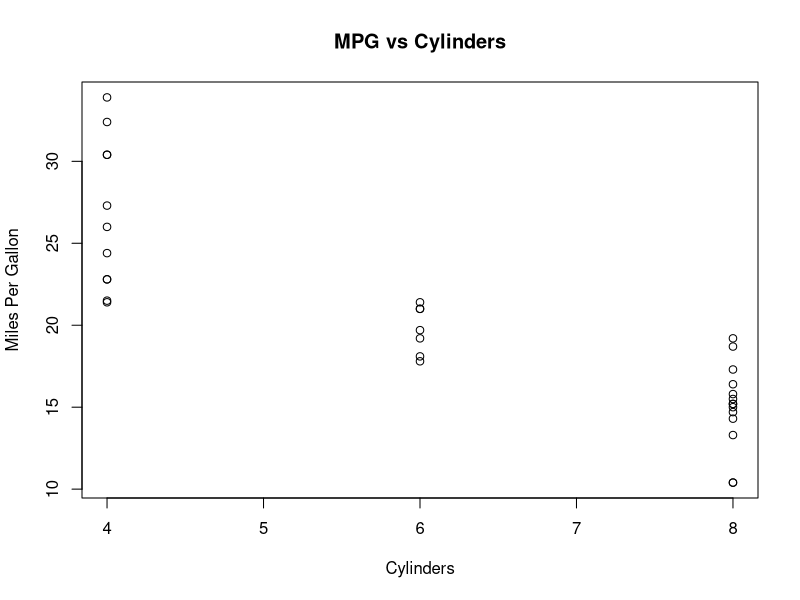
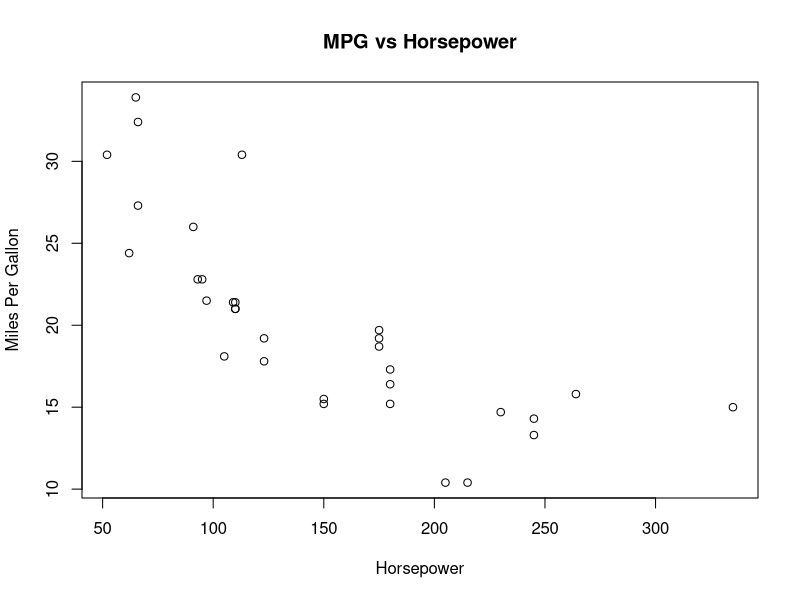
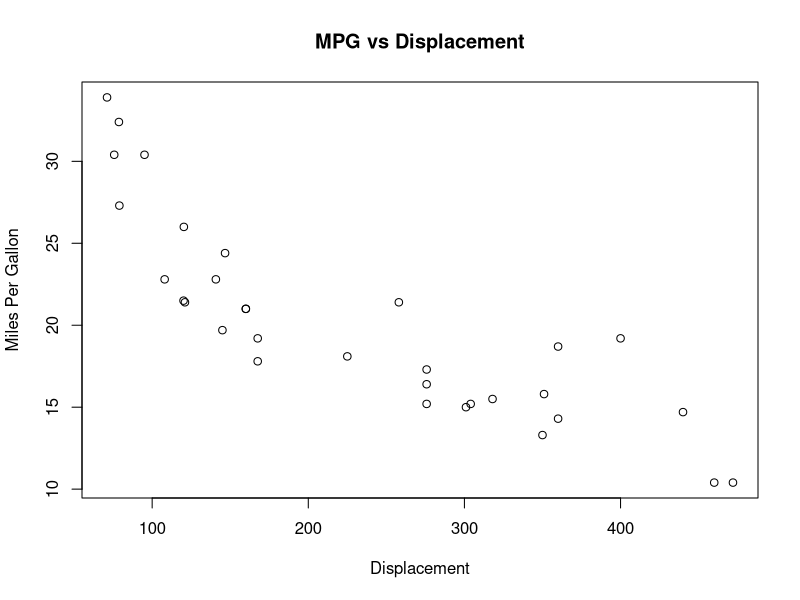
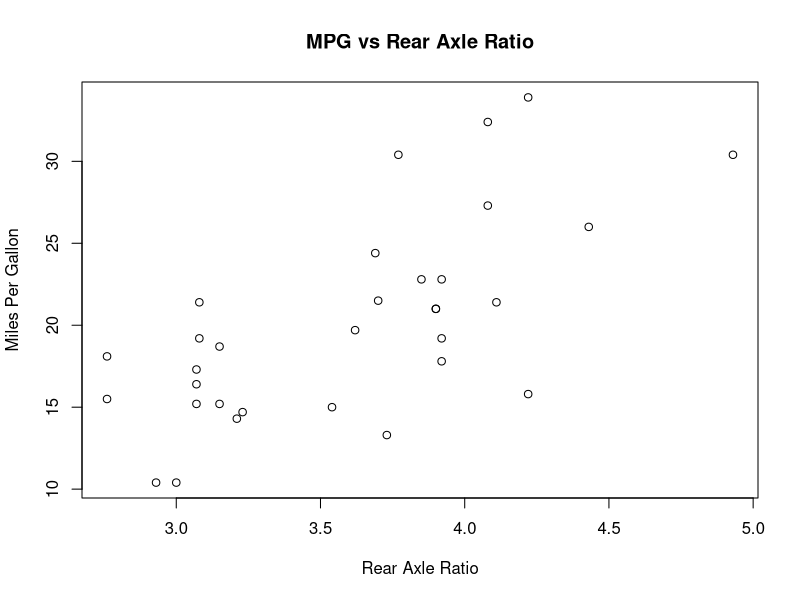
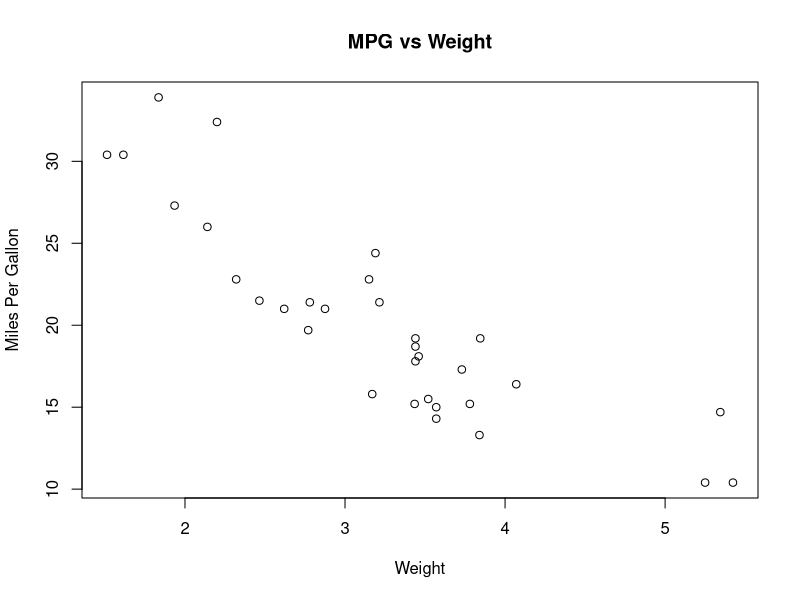
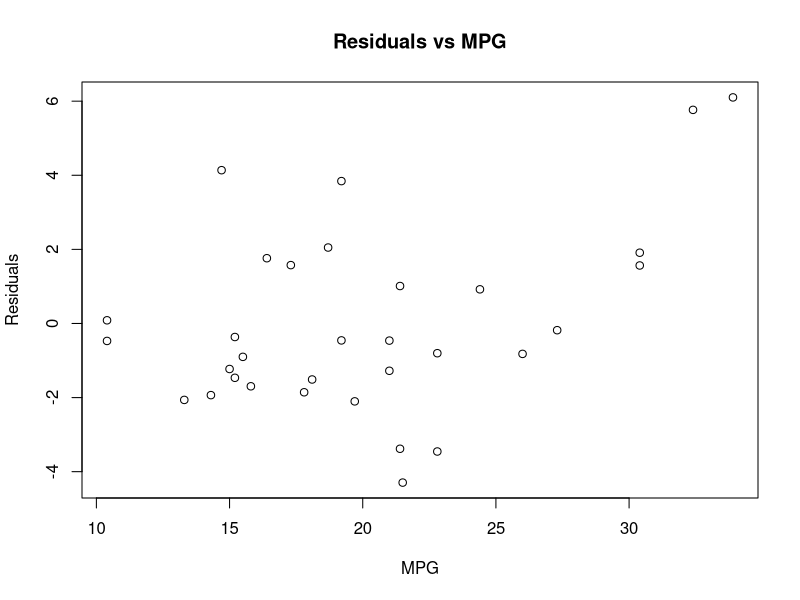
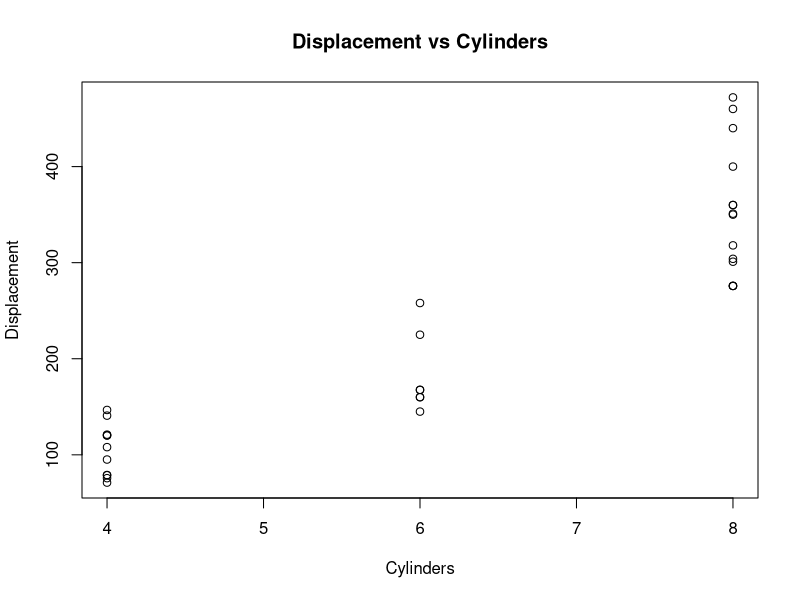

Write R code to recreate these figures, in order.
## ---- chunk 1
knitr::opts_chunk$set(echo = TRUE)
## ---- chunk 2
plot(mpg~cyl, data=mtcars, main="MPG vs Cylinders", ylab="Miles Per Gallon", xlab="Cylinders")
plot(mpg~hp, data=mtcars, main="MPG vs Horsepower", ylab="Miles Per Gallon", xlab="Horsepower")
plot(mpg~disp, data=mtcars, main="MPG vs Displacement", ylab="Miles Per Gallon", xlab="Displacement")
plot(mpg~drat, data=mtcars, main="MPG vs Rear Axle Ratio", ylab="Miles Per Gallon", xlab="Rear Axle Ratio")
plot(mpg~wt, data=mtcars, main="MPG vs Weight", ylab="Miles Per Gallon", xlab="Weight")
## ---- chunk 3
mpg.lm <- lm(mpg~cyl+wt+drat, data=mtcars)
summary(mpg.lm)
## ---- chunk 4
plot(mpg.lm$residuals~mtcars$mpg, main="Residuals vs MPG", xlab="MPG", ylab="Residuals")
## ---- chunk 5
1-var(mpg.lm$residuals)/var(mtcars$mpg)
## ---- chunk 6
coefs <- unname(mpg.lm$coefficients)
coefs
coefs[1] + coefs[2] * 6 + coefs[3] * 3 + coefs[4] * 4.6
newx <- data.frame(cyl=c(6), wt=c(3), drat=c(4.6))
predict(mpg.lm, newx, interval="prediction")
## ---- chunk 7
mpg.lm2 <- lm(mpg~cyl+wt, data=mtcars)
summary(mpg.lm2)
1-var(mpg.lm2$residuals)/var(mtcars$mpg)
## ---- chunk 8
mpg.lm3 <- lm(mpg~cyl+wt+carb, data=mtcars)
summary(mpg.lm3)
## ---- chunk 9
mpg.lm4 <- lm(mpg~.-mpg, data=mtcars)
summary(mpg.lm4)
## ---- chunk 10
plot(mtcars$disp~mtcars$cyl, main="Displacement vs Cylinders", xlab="Cylinders", ylab="Displacement")
cor(mtcars$disp, mtcars$cyl)
mpg.lm5 <- lm(mpg~.-mpg-cyl, data=mtcars)
summary(mpg.lm5)
mpg.lm6 <- lm(mpg~.-mpg-disp, data=mtcars)
summary(mpg.lm6)
## ---- chunk 11
data <- mtcars
data$cyl <- as.factor(data$cyl)
unique(data$cyl)
mpg.lm6 <- lm(mpg~.-mpg-disp, data=data)
summary(mpg.lm6)
